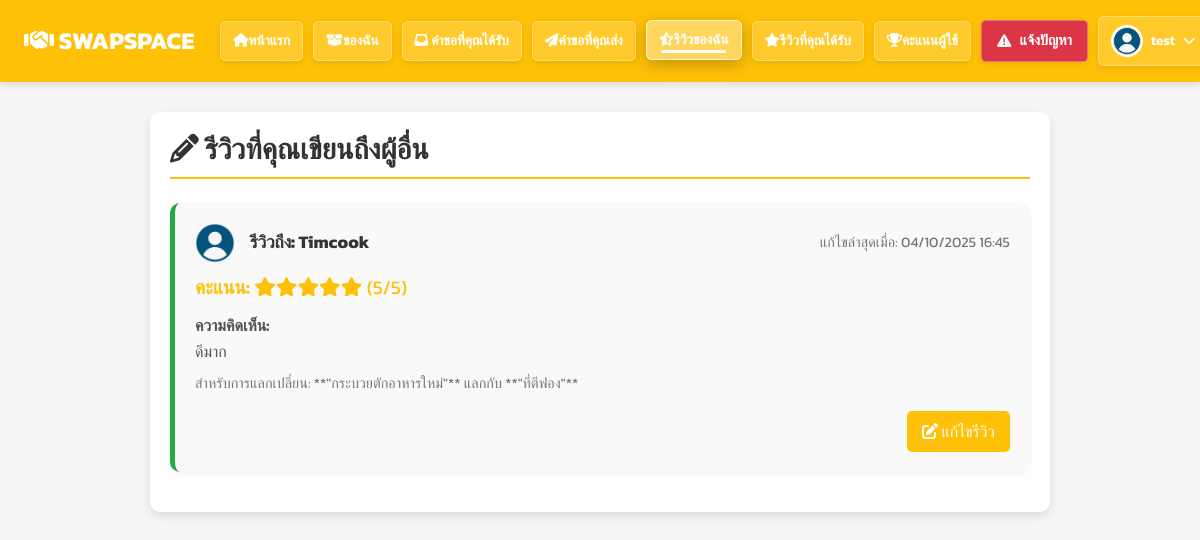
The page /user/my_reviews.php (signed in) on the database its author committed.
### tables this page shows
CREATE TABLE `reviews` (
  `id` int(11) NOT NULL,
  `exchange_id` int(11) NOT NULL,
  `reviewer_id` int(11) NOT NULL,
  `item_id` int(11) NOT NULL,
  `reviewee_id` int(11) NOT NULL,
  `rating` int(1) NOT NULL,
  `comment` text DEFAULT NULL,
  `date_rated` timestamp NULL DEFAULT NULL,
  `created_at` timestamp NOT NULL DEFAULT current_timestamp()
);

CREATE TABLE `users` (
  `id` int(11) NOT NULL,
  `username` varchar(50) DEFAULT NULL,
  `password` varchar(255) DEFAULT NULL,
  `verification_code` varchar(255) DEFAULT NULL,
  `verification_expires` int(11) DEFAULT NULL,
  `fullname` varchar(100) DEFAULT NULL,
  `email` varchar(100) DEFAULT NULL,
  `phone` varchar(20) DEFAULT NULL,
  `address` text DEFAULT NULL,
  `profile_image` varchar(255) DEFAULT NULL,
  `created_at` timestamp NOT NULL DEFAULT current_timestamp(),
  `role` enum('user','admin') NOT NULL DEFAULT 'user',
  `score` int(11) DEFAULT 0,
  `reset_token` varchar(255) DEFAULT NULL
);

CREATE TABLE `items` (
  `id` int(11) NOT NULL,
  `name` varchar(100) DEFAULT NULL,
  `category` varchar(50) DEFAULT NULL,
  `price` decimal(10,2) DEFAULT NULL,
  `estimated_price` decimal(10,2) DEFAULT NULL,
  `created_at` timestamp NOT NULL DEFAULT current_timestamp(),
  `owner_id` int(11) NOT NULL,
  `is_available` tinyint(1) DEFAULT 1,
  `description` text DEFAULT NULL,
  `condition_notes` text DEFAULT NULL,
  `purchase_year` int(4) DEFAULT NULL,
  `status` enum('แจกฟรี','แลกเปลี่ยน','ขายราคาถูก') NOT NULL DEFAULT 'แจกฟรี',
  `exchange_for` varchar(255) DEFAULT NULL,
  `contact_name` varchar(100) DEFAULT NULL,
  `contact_info` varchar(255) DEFAULT NULL,
  `location` varchar(255) DEFAULT NULL,
  `latitude` decimal(10,8) DEFAULT NULL,
  `longitude` decimal(11,8) DEFAULT NULL,
  `is_approved` tinyint(1) DEFAULT 0,
  `is_exchanged` tinyint(1) DEFAULT 0
);

### user/my_reviews.php (the view, shortened to what this page needs)
<?php
$userId = $_SESSION['user_id'];
$username = $_SESSION['username'];
$conn = new mysqli("localhost", "root", "", "item_exchange");
$stmt = $conn->prepare("SELECT profile_image, score FROM users WHERE id = ?");
$stmt->bind_param("i", $userId);
$stmt->execute();
$result_profile = $stmt->get_result();
$user = $result_profile->fetch_assoc();
$profileImage = (!empty($user['profile_image']) && file_exists("../uploads/profile/" . $user['profile_image']))
    ? "../uploads/profile/" . $user['profile_image']
    : "../uploads/profile/default.png";
$sql = "SELECT
            r.id,
            r.rating,
            r.comment,
            r.created_at,
            r.date_rated,
            u_reviewee.fullname AS reviewee_name,
            u_reviewee.profile_image,
            er.item_owner_id,
            er.item_request_id,
            item_owner.name AS offered_item_name,
            item_request.name AS requested_item_name
        FROM reviews r
        JOIN users u_reviewee ON r.reviewee_id = u_reviewee.id
        JOIN exchange_requests er ON r.exchange_id = er.id
        JOIN items AS item_owner ON er.item_owner_id = item_owner.id
        JOIN items AS item_request ON er.item_request_id = item_request.id
        WHERE r.reviewer_id = ? AND r.rating > 0
        ORDER BY r.date_rated DESC, r.created_at DESC";
$stmt = $conn->prepare($sql);
$stmt->bind_param("i", $userId);
$stmt->execute();
$reviews = $stmt->get_result();
?>
<!DOCTYPE html>
<html lang="th">
<head>
    <link rel="stylesheet" href="https://cdnjs.cloudflare.com/ajax/libs/font-awesome/6.5.0/css/all.min.css">
    <link href="https://cdn.jsdelivr.net/npm/bootstrap@5.3.0/dist/css/bootstrap.min.css" rel="stylesheet">
</head>
<body>
<header>
    <div class="header-left">
        <strong><i class="fas fa-handshake"></i> SWAPSPACE</strong>
        <nav>
            <a href="main.php"><i class="fas fa-home"></i> หน้าแรก</a>
            <a href="my_items.php"><i class="fas fa-box-open"></i> ของฉัน</a>
            <a href="exchange_requests_received.php" class="nav-link-with-badge">
                <i class="fas fa-inbox"></i> คำขอที่คุณได้รับ
            </a>
            <a href="exchange_requests_sent.php"><i class="fas fa-paper-plane"></i> คำขอที่คุณส่ง</a>
            <a href="my_reviews.php" class="active"><i class="fas fa-star-half-alt"></i> รีวิวของฉัน</a>
            <a href="reviews_received.php"><i class="fas fa-star"></i> รีวิวที่คุณได้รับ</a>
            <a href="leaderboard.php"><i class="fas fa-trophy"></i> คะแนนผู้ใช้</a>
            <a href="report_issue.php" class="report-button">
                <i class="fas fa-exclamation-triangle"></i> แจ้งปัญหา
            </a>
            <div class="profile-dropdown">
                <button class="profile-button" onclick="toggleProfileDropdown()">
                    <img src="<?php echo htmlspecialchars($profileImage); ?>" alt="รูปโปรไฟล์">
                    <span><?php echo htmlspecialchars($username); ?></span>
                    <i class="fas fa-chevron-down"></i>
                </button>
            </div>
        </nav>
    </div>
</header>
<div class="container">
    <h2 class="mb-4"><i class="fas fa-pencil-alt"></i> รีวิวที่คุณเขียนถึงผู้อื่น</h2>
    <?php if ($reviews->num_rows > 0): ?>
        <?php while($row = $reviews->fetch_assoc()): ?>
            <div class="review-card rated">
                <div class="review-header">
                    <div class="reviewee-info-container">
                        <?php
                        $revieweeProfileImage = (!empty($row['profile_image']) && file_exists("../uploads/profile/" . $row['profile_image']))
                            ? "../uploads/profile/" . $row['profile_image']
                            : "../uploads/profile/default.png";
                        ?>
                        <img src="<?php echo htmlspecialchars($revieweeProfileImage); ?>" alt="Profile Image" class="reviewee-profile-img">
                        <div class="review-target-info">
                            <strong>รีวิวถึง:</strong> <?php echo htmlspecialchars($row['reviewee_name']); ?>
                        </div>
                    </div>
                    <div class="review-date">
                        <?php if ($row['date_rated']): ?>
                            แก้ไขล่าสุดเมื่อ: <?php echo date("d/m/Y H:i", strtotime($row['date_rated'])); ?>
                        <?php else: ?>
                            สร้างเมื่อ: <?php echo date("d/m/Y H:i", strtotime($row['created_at'])); ?>
                        <?php endif; ?>
                    </div>
                </div>
                <div class="review-rating mt-2">
                    <strong>คะแนน:</strong>
                    <span class="rating-stars">
                    <?php
                        for ($i = 0; $i < 5; $i++) {
                            if ($i < $row['rating']) {
                                echo '<i class="fas fa-star"></i>';
                            } else {
                                echo '<i class="far fa-star"></i>';
                            }
                        }
                    ?>
                    </span>
                    (<?php echo htmlspecialchars($row['rating']); ?>/5)
                </div>
                <div class="review-comment">
                    <strong>ความคิดเห็น:</strong><br>
                    <?php echo nl2br(htmlspecialchars($row['comment'] ?: '- ยังไม่ได้เขียนความคิดเห็น -')); ?>
                </div>
                <div class="review-for-item mt-2">
                    สำหรับการแลกเปลี่ยน: **"<?php echo htmlspecialchars($row['offered_item_name']); ?>"** แลกกับ **"<?php echo htmlspecialchars($row['requested_item_name']); ?>"**
                </div>
                <div class="action-buttons">
                    <a href="rate_exchange.php?review_id=<?php echo htmlspecialchars($row['id']); ?>" class="btn-edit">
                        <i class="fas fa-edit"></i> แก้ไขรีวิว
                    </a>
                </div>
            </div>
        <?php endwhile; ?>
    <?php else: ?>
        <div class="no-reviews review-card">
            <p>คุณยังไม่ได้เขียนรีวิวถึงใครเลย</p>
        </div>
    <?php endif; ?>
</div>
</body>
</html>

### rows shown on the page
reviews: reviewee.fullname "Timcook", date_rated "04/10/2025 16:45", rating "5", comment "ดีมาก", items.name "กระบวยตักอาหารใหม่", item.name "ที่ตีฟอง"

### other values the page prints
$username "test"
